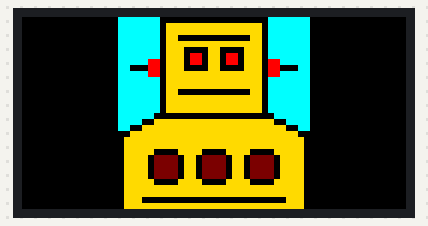
A sketch run on a simulated ESP8266 (NodeMCU). On the bench: 64×32 colour display. What the sketch prints to the serial monitor is not drawn.

Above: at 0.1 s.

The sketch:

LED-Matrix-Instructables-Display.ino
```cpp
/*******************************************************************
    Using a 64 * 32 RGB Matrix to displays the Instructables
    Mascot!
 *                                                                 *
    Written by Brian Lough
    https://www.youtube.com/channel/UCezJOfu7OtqGzd5xrP3q6WA
 *******************************************************************/

// ----------------------------
// Standard Libraries - Already Installed if you have ESP8266 set up
// ----------------------------

#include <Ticker.h>

// ----------------------------
// Additional Libraries - each one of these will need to be installed.
// ----------------------------


#include <PxMatrix.h>
// The library for controlling the LED Matrix
// Needs to be manually downloaded and installed
// https://github.com/2dom/PxMatrix


Ticker display_ticker;

// Pins for LED MATRIX
#define P_LAT 16
#define P_A 5
#define P_B 4
#define P_C 15
#define P_OE 2
#define P_D 12
#define P_E 0

// PxMATRIX display(32,16,P_LAT, P_OE,P_A,P_B,P_C);
// PxMATRIX display(64,32,P_LAT, P_OE,P_A,P_B,P_C,P_D);
PxMATRIX display(64, 32, P_LAT, P_OE, P_A, P_B, P_C, P_D, P_E);

// Some standard colors
uint16_t myRED = display.color565(255, 0, 0);
uint16_t myGREEN = display.color565(0, 255, 0);
uint16_t myBLUE = display.color565(0, 0, 255);
uint16_t myWHITE = display.color565(255, 255, 255);
uint16_t myYELLOW = display.color565(255, 255, 0);
uint16_t myCYAN = display.color565(0, 255, 255);
uint16_t myMAGENTA = display.color565(255, 0, 255);
uint16_t myBLACK = display.color565(0, 0, 0);

uint16 myCOLORS[8] = {myRED, myGREEN, myBLUE, myWHITE, myYELLOW, myCYAN, myMAGENTA, myBLACK};

// Converted using the following site: http://www.rinkydinkelectronics.com/t_imageconverter565.php
uint16_t static image[] = {
0x07FF, 0x07FF, 0x07FF, 0x07FF, 0x07FF, 0x07FF, 0x07FF, 0x0000, 0x0000, 0x0000, 0x0000, 0x0000, 0x0000, 0x0000, 0x0000, 0x0000,   // 0x0010 (16) pixels
0x0000, 0x0000, 0x0000, 0x0000, 0x0000, 0x0000, 0x0000, 0x0000, 0x0000, 0x07FF, 0x07FF, 0x07FF, 0x07FF, 0x07FF, 0x07FF, 0x07FF,   // 0x0020 (32) pixels
0x07FF, 0x07FF, 0x07FF, 0x07FF, 0x07FF, 0x07FF, 0x07FF, 0x0000, 0xFEC0, 0xFEC0, 0xFEC0, 0xFEC0, 0xFEC0, 0xFEC0, 0xFEC0, 0xFEC0,   // 0x0030 (48) pixels
0xFEC0, 0xFEC0, 0xFEC0, 0xFEC0, 0xFEC0, 0xFEC0, 0xFEC0, 0xFEC0, 0x0000, 0x07FF, 0x07FF, 0x07FF, 0x07FF, 0x07FF, 0x07FF, 0x07FF,   // 0x0040 (64) pixels
0x07FF, 0x07FF, 0x07FF, 0x07FF, 0x07FF, 0x07FF, 0x07FF, 0x0000, 0xFEC0, 0xFEC0, 0xFEC0, 0xFEC0, 0xFEC0, 0xFEC0, 0xFEC0, 0xFEC0,   // 0x0050 (80) pixels
0xFEC0, 0xFEC0, 0xFEC0, 0xFEC0, 0xFEC0, 0xFEC0, 0xFEC0, 0xFEC0, 0x0000, 0x07FF, 0x07FF, 0x07FF, 0x07FF, 0x07FF, 0x07FF, 0x07FF,   // 0x0060 (96) pixels
0x07FF, 0x07FF, 0x07FF, 0x07FF, 0x07FF, 0x07FF, 0x07FF, 0x0000, 0xFEC0, 0xFEC0, 0x0000, 0x0000, 0x0000, 0x0000, 0x0000, 0x0000,   // 0x0070 (112) pixels
0x0000, 0x0000, 0x0000, 0x0000, 0x0000, 0x0000, 0xFEC0, 0xFEC0, 0x0000, 0x07FF, 0x07FF, 0x07FF, 0x07FF, 0x07FF, 0x07FF, 0x07FF,   // 0x0080 (128) pixels
0x07FF, 0x07FF, 0x07FF, 0x07FF, 0x07FF, 0x07FF, 0x07FF, 0x0000, 0xFEC0, 0xFEC0, 0xFEC0, 0xFEC0, 0xFEC0, 0xFEC0, 0xFEC0, 0xFEC0,   // 0x0090 (144) pixels
0xFEC0, 0xFEC0, 0xFEC0, 0xFEC0, 0xFEC0, 0xFEC0, 0xFEC0, 0xFEC0, 0x0000, 0x07FF, 0x07FF, 0x07FF, 0x07FF, 0x07FF, 0x07FF, 0x07FF,   // 0x00A0 (160) pixels
0x07FF, 0x07FF, 0x07FF, 0x07FF, 0x07FF, 0x07FF, 0x07FF, 0x0000, 0xFEC0, 0xFEC0, 0xFEC0, 0x0000, 0x0000, 0x0000, 0x0000, 0xFEC0,   // 0x00B0 (176) pixels
0xFEC0, 0x0000, 0x0000, 0x0000, 0x0000, 0xFEC0, 0xFEC0, 0xFEC0, 0x0000, 0x07FF, 0x07FF, 0x07FF, 0x07FF, 0x07FF, 0x07FF, 0x07FF,   // 0x00C0 (192) pixels
0x07FF, 0x07FF, 0x07FF, 0x07FF, 0x07FF, 0x07FF, 0x07FF, 0x0000, 0xFEC0, 0xFEC0, 0xFEC0, 0x0000, 0xF800, 0xF800, 0x0000, 0xFEC0,   // 0x00D0 (208) pixels
0xFEC0, 0x0000, 0xF800, 0xF800, 0x0000, 0xFEC0, 0xFEC0, 0xFEC0, 0x0000, 0x07FF, 0x07FF, 0x07FF, 0x07FF, 0x07FF, 0x07FF, 0x07FF,   // 0x00E0 (224) pixels
0x07FF, 0x07FF, 0x07FF, 0x07FF, 0x07FF, 0xF800, 0xF800, 0x0000, 0xFEC0, 0xFEC0, 0xFEC0, 0x0000, 0xF800, 0xF800, 0x0000, 0xFEC0,   // 0x00F0 (240) pixels
0xFEC0, 0x0000, 0xF800, 0xF800, 0x0000, 0xFEC0, 0xFEC0, 0xFEC0, 0x0000, 0xF800, 0xF800, 0x07FF, 0x07FF, 0x07FF, 0x07FF, 0x07FF,   // 0x0100 (256) pixels
0x07FF, 0x07FF, 0x0000, 0x0000, 0x0000, 0xF800, 0xF800, 0x0000, 0xFEC0, 0xFEC0, 0xFEC0, 0x0000, 0x0000, 0x0000, 0x0000, 0xFEC0,   // 0x0110 (272) pixels
0xFEC0, 0x0000, 0x0000, 0x0000, 0x0000, 0xFEC0, 0xFEC0, 0xFEC0, 0x0000, 0xF800, 0xF800, 0x0000, 0x0000, 0x0000, 0x07FF, 0x07FF,   // 0x0120 (288) pixels
0x07FF, 0x07FF, 0x07FF, 0x07FF, 0x07FF, 0xF800, 0xF800, 0x0000, 0xFEC0, 0xFEC0, 0xFEC0, 0xFEC0, 0xFEC0, 0xFEC0, 0xFEC0, 0xFEC0,   // 0x0130 (304) pixels
0xFEC0, 0xFEC0, 0xFEC0, 0xFEC0, 0xFEC0, 0xFEC0, 0xFEC0, 0xFEC0, 0x0000, 0xF800, 0xF800, 0x07FF, 0x07FF, 0x07FF, 0x07FF, 0x07FF,   // 0x0140 (320) pixels
0x07FF, 0x07FF, 0x07FF, 0x07FF, 0x07FF, 0x07FF, 0x07FF, 0x0000, 0xFEC0, 0xFEC0, 0xFEC0, 0xFEC0, 0xFEC0, 0xFEC0, 0xFEC0, 0xFEC0,   // 0x0150 (336) pixels
0xFEC0, 0xFEC0, 0xFEC0, 0xFEC0, 0xFEC0, 0xFEC0, 0xFEC0, 0xFEC0, 0x0000, 0x07FF, 0x07FF, 0x07FF, 0x07FF, 0x07FF, 0x07FF, 0x07FF,   // 0x0160 (352) pixels
0x07FF, 0x07FF, 0x07FF, 0x07FF, 0x07FF, 0x07FF, 0x07FF, 0x0000, 0xFEC0, 0xFEC0, 0xFEC0, 0xFEC0, 0xFEC0, 0xFEC0, 0xFEC0, 0xFEC0,   // 0x0170 (368) pixels
0xFEC0, 0xFEC0, 0xFEC0, 0xFEC0, 0xFEC0, 0xFEC0, 0xFEC0, 0xFEC0, 0x0000, 0x07FF, 0x07FF, 0x07FF, 0x07FF, 0x07FF, 0x07FF, 0x07FF,   // 0x0180 (384) pixels
0x07FF, 0x07FF, 0x07FF, 0x07FF, 0x07FF, 0x07FF, 0x07FF, 0x0000, 0xFEC0, 0xFEC0, 0x0000, 0x0000, 0x0000, 0x0000, 0x0000, 0x0000,   // 0x0190 (400) pixels
0x0000, 0x0000, 0x0000, 0x0000, 0x0000, 0x0000, 0xFEC0, 0xFEC0, 0x0000, 0x07FF, 0x07FF, 0x07FF, 0x07FF, 0x07FF, 0x07FF, 0x07FF,   // 0x01A0 (416) pixels
0x07FF, 0x07FF, 0x07FF, 0x07FF, 0x07FF, 0x07FF, 0x07FF, 0x0000, 0xFEC0, 0xFEC0, 0xFEC0, 0xFEC0, 0xFEC0, 0xFEC0, 0xFEC0, 0xFEC0,   // 0x01B0 (432) pixels
0xFEC0, 0xFEC0, 0xFEC0, 0xFEC0, 0xFEC0, 0xFEC0, 0xFEC0, 0xFEC0, 0x0000, 0x07FF, 0x07FF, 0x07FF, 0x07FF, 0x07FF, 0x07FF, 0x07FF,   // 0x01C0 (448) pixels
0x07FF, 0x07FF, 0x07FF, 0x07FF, 0x07FF, 0x07FF, 0x07FF, 0x0000, 0xFEC0, 0xFEC0, 0xFEC0, 0xFEC0, 0xFEC0, 0xFEC0, 0xFEC0, 0xFEC0,   // 0x01D0 (464) pixels
0xFEC0, 0xFEC0, 0xFEC0, 0xFEC0, 0xFEC0, 0xFEC0, 0xFEC0, 0xFEC0, 0x0000, 0x07FF, 0x07FF, 0x07FF, 0x07FF, 0x07FF, 0x07FF, 0x07FF,   // 0x01E0 (480) pixels
0x07FF, 0x07FF, 0x07FF, 0x07FF, 0x07FF, 0x07FF, 0x07FF, 0x0000, 0xFEC0, 0xFEC0, 0xFEC0, 0xFEC0, 0xFEC0, 0xFEC0, 0xFEC0, 0xFEC0,   // 0x01F0 (496) pixels
0xFEC0, 0xFEC0, 0xFEC0, 0xFEC0, 0xFEC0, 0xFEC0, 0xFEC0, 0xFEC0, 0x0000, 0x07FF, 0x07FF, 0x07FF, 0x07FF, 0x07FF, 0x07FF, 0x07FF,   // 0x0200 (512) pixels
0x07FF, 0x07FF, 0x07FF, 0x07FF, 0x07FF, 0x07FF, 0x0000, 0x0000, 0x0000, 0x0000, 0x0000, 0x0000, 0x0000, 0x0000, 0x0000, 0x0000,   // 0x0210 (528) pixels
0x0000, 0x0000, 0x0000, 0x0000, 0x0000, 0x0000, 0x0000, 0x0000, 0x0000, 0x0000, 0x07FF, 0x07FF, 0x07FF, 0x07FF, 0x07FF, 0x07FF,   // 0x0220 (544) pixels
0x07FF, 0x07FF, 0x07FF, 0x07FF, 0x0000, 0x0000, 0xFEC0, 0xFEC0, 0xFEC0, 0xFEC0, 0xFEC0, 0xFEC0, 0xFEC0, 0xFEC0, 0xFEC0, 0xFEC0,   // 0x0230 (560) pixels
0xFEC0, 0xFEC0, 0xFEC0, 0xFEC0, 0xFEC0, 0xFEC0, 0xFEC0, 0xFEC0, 0xFEC0, 0xFEC0, 0x0000, 0x0000, 0x07FF, 0x07FF, 0x07FF, 0x07FF,   // 0x0240 (576) pixels
0x07FF, 0x07FF, 0x0000, 0x0000, 0xFEC0, 0xFEC0, 0xFEC0, 0xFEC0, 0xFEC0, 0xFEC0, 0xFEC0, 0xFEC0, 0xFEC0, 0xFEC0, 0xFEC0, 0xFEC0,   // 0x0250 (592) pixels
0xFEC0, 0xFEC0, 0xFEC0, 0xFEC0, 0xFEC0, 0xFEC0, 0xFEC0, 0xFEC0, 0xFEC0, 0xFEC0, 0xFEC0, 0xFEC0, 0x0000, 0x0000, 0x07FF, 0x07FF,   // 0x0260 (608) pixels
0x0000, 0x0000, 0xFEC0, 0xFEC0, 0xFEC0, 0xFEC0, 0xFEC0, 0xFEC0, 0xFEC0, 0xFEC0, 0xFEC0, 0xFEC0, 0xFEC0, 0xFEC0, 0xFEC0, 0xFEC0,   // 0x0270 (624) pixels
0xFEC0, 0xFEC0, 0xFEC0, 0xFEC0, 0xFEC0, 0xFEC0, 0xFEC0, 0xFEC0, 0xFEC0, 0xFEC0, 0xFEC0, 0xFEC0, 0xFEC0, 0xFEC0, 0x0000, 0x0000,   // 0x0280 (640) pixels
0x0000, 0xFEC0, 0xFEC0, 0xFEC0, 0xFEC0, 0xFEC0, 0xFEC0, 0xFEC0, 0xFEC0, 0xFEC0, 0xFEC0, 0xFEC0, 0xFEC0, 0xFEC0, 0xFEC0, 0xFEC0,   // 0x0290 (656) pixels
0xFEC0, 0xFEC0, 0xFEC0, 0xFEC0, 0xFEC0, 0xFEC0, 0xFEC0, 0xFEC0, 0xFEC0, 0xFEC0, 0xFEC0, 0xFEC0, 0xFEC0, 0xFEC0, 0xFEC0, 0x0000,   // 0x02A0 (672) pixels
0x0000, 0xFEC0, 0xFEC0, 0xFEC0, 0xFEC0, 0xFEC0, 0xFEC0, 0xFEC0, 0xFEC0, 0xFEC0, 0xFEC0, 0xFEC0, 0xFEC0, 0xFEC0, 0xFEC0, 0xFEC0,   // 0x02B0 (688) pixels
0xFEC0, 0xFEC0, 0xFEC0, 0xFEC0, 0xFEC0, 0xFEC0, 0xFEC0, 0xFEC0, 0xFEC0, 0xFEC0, 0xFEC0, 0xFEC0, 0xFEC0, 0xFEC0, 0xFEC0, 0x0000,   // 0x02C0 (704) pixels
0x0000, 0xFEC0, 0xFEC0, 0xFEC0, 0xFEC0, 0xFEC0, 0x0000, 0x0000, 0x0000, 0x0000, 0xFEC0, 0xFEC0, 0xFEC0, 0xFEC0, 0x0000, 0x0000,   // 0x02D0 (720) pixels
0x0000, 0x0000, 0xFEC0, 0xFEC0, 0xFEC0, 0xFEC0, 0x0000, 0x0000, 0x0000, 0x0000, 0xFEC0, 0xFEC0, 0xFEC0, 0xFEC0, 0xFEC0, 0x0000,   // 0x02E0 (736) pixels
0x0000, 0xFEC0, 0xFEC0, 0xFEC0, 0xFEC0, 0x0000, 0x7800, 0x7800, 0x7800, 0x7800, 0x0000, 0xFEC0, 0xFEC0, 0x0000, 0x7800, 0x7800,   // 0x02F0 (752) pixels
0x7800, 0x7800, 0x0000, 0xFEC0, 0xFEC0, 0x0000, 0x7800, 0x7800, 0x7800, 0x7800, 0x0000, 0xFEC0, 0xFEC0, 0xFEC0, 0xFEC0, 0x0000,   // 0x0300 (768) pixels
0x0000, 0xFEC0, 0xFEC0, 0xFEC0, 0xFEC0, 0x0000, 0x7800, 0x7800, 0x7800, 0x7800, 0x0000, 0xFEC0, 0xFEC0, 0x0000, 0x7800, 0x7800,   // 0x0310 (784) pixels
0x7800, 0x7800, 0x0000, 0xFEC0, 0xFEC0, 0x0000, 0x7800, 0x7800, 0x7800, 0x7800, 0x0000, 0xFEC0, 0xFEC0, 0xFEC0, 0xFEC0, 0x0000,   // 0x0320 (800) pixels
0x0000, 0xFEC0, 0xFEC0, 0xFEC0, 0xFEC0, 0x0000, 0x7800, 0x7800, 0x7800, 0x7800, 0x0000, 0xFEC0, 0xFEC0, 0x0000, 0x7800, 0x7800,   // 0x0330 (816) pixels
0x7800, 0x7800, 0x0000, 0xFEC0, 0xFEC0, 0x0000, 0x7800, 0x7800, 0x7800, 0x7800, 0x0000, 0xFEC0, 0xFEC0, 0xFEC0, 0xFEC0, 0x0000,   // 0x0340 (832) pixels
0x0000, 0xFEC0, 0xFEC0, 0xFEC0, 0xFEC0, 0x0000, 0x7800, 0x7800, 0x7800, 0x7800, 0x0000, 0xFEC0, 0xFEC0, 0x0000, 0x7800, 0x7800,   // 0x0350 (848) pixels
0x7800, 0x7800, 0x0000, 0xFEC0, 0xFEC0, 0x0000, 0x7800, 0x7800, 0x7800, 0x7800, 0x0000, 0xFEC0, 0xFEC0, 0xFEC0, 0xFEC0, 0x0000,   // 0x0360 (864) pixels
0x0000, 0xFEC0, 0xFEC0, 0xFEC0, 0xFEC0, 0xFEC0, 0x0000, 0x0000, 0x0000, 0x0000, 0xFEC0, 0xFEC0, 0xFEC0, 0xFEC0, 0x0000, 0x0000,   // 0x0370 (880) pixels
0x0000, 0x0000, 0xFEC0, 0xFEC0, 0xFEC0, 0xFEC0, 0x0000, 0x0000, 0x0000, 0x0000, 0xFEC0, 0xFEC0, 0xFEC0, 0xFEC0, 0xFEC0, 0x0000,   // 0x0380 (896) pixels
0x0000, 0xFEC0, 0xFEC0, 0xFEC0, 0xFEC0, 0xFEC0, 0xFEC0, 0xFEC0, 0xFEC0, 0xFEC0, 0xFEC0, 0xFEC0, 0xFEC0, 0xFEC0, 0xFEC0, 0xFEC0,   // 0x0390 (912) pixels
0xFEC0, 0xFEC0, 0xFEC0, 0xFEC0, 0xFEC0, 0xFEC0, 0xFEC0, 0xFEC0, 0xFEC0, 0xFEC0, 0xFEC0, 0xFEC0, 0xFEC0, 0xFEC0, 0xFEC0, 0x0000,   // 0x03A0 (928) pixels
0x0000, 0xFEC0, 0xFEC0, 0xFEC0, 0xFEC0, 0xFEC0, 0xFEC0, 0xFEC0, 0xFEC0, 0xFEC0, 0xFEC0, 0xFEC0, 0xFEC0, 0xFEC0, 0xFEC0, 0xFEC0,   // 0x03B0 (944) pixels
0xFEC0, 0xFEC0, 0xFEC0, 0xFEC0, 0xFEC0, 0xFEC0, 0xFEC0, 0xFEC0, 0xFEC0, 0xFEC0, 0xFEC0, 0xFEC0, 0xFEC0, 0xFEC0, 0xFEC0, 0x0000,   // 0x03C0 (960) pixels
0x0000, 0xFEC0, 0xFEC0, 0xFEC0, 0x0000, 0x0000, 0x0000, 0x0000, 0x0000, 0x0000, 0x0000, 0x0000, 0x0000, 0x0000, 0x0000, 0x0000,   // 0x03D0 (976) pixels
0x0000, 0x0000, 0x0000, 0x0000, 0x0000, 0x0000, 0x0000, 0x0000, 0x0000, 0x0000, 0x0000, 0x0000, 0xFEC0, 0xFEC0, 0xFEC0, 0x0000,   // 0x03E0 (992) pixels
0x0000, 0xFEC0, 0xFEC0, 0xFEC0, 0xFEC0, 0xFEC0, 0xFEC0, 0xFEC0, 0xFEC0, 0xFEC0, 0xFEC0, 0xFEC0, 0xFEC0, 0xFEC0, 0xFEC0, 0xFEC0,   // 0x03F0 (1008) pixels
0xFEC0, 0xFEC0, 0xFEC0, 0xFEC0, 0xFEC0, 0xFEC0, 0xFEC0, 0xFEC0, 0xFEC0, 0xFEC0, 0xFEC0, 0xFEC0, 0xFEC0, 0xFEC0, 0xFEC0, 0x0000,   // 0x0400 (1024) pixels
};


// ISR for display refresh
void display_updater()
{

  display.display(70);

}
void setup() {
  Serial.begin(9600);
  display.begin(16);
  display.clearDisplay();
  Serial.print("Pixel draw latency in us: ");
  unsigned long start_timer = micros();
  display.drawPixel(1, 1, 0);
  unsigned long delta_timer = micros() - start_timer;
  Serial.println(delta_timer);

  Serial.print("Display update latency in us: ");
  start_timer = micros();
  display.display(0);
  delta_timer = micros() - start_timer;
  Serial.println(delta_timer);

  display_ticker.attach(0.002, display_updater);
  yield();
  display.clearDisplay();
  drawImage(16, 0);
  delay(500);
}

void drawImage(int x, int y)
{
  int imageHeight = 32;
  int imageWidth = 32;
  int counter = 0;
  for (int yy = 0; yy < imageHeight; yy++)
  {
    for (int xx = 0; xx < imageWidth; xx++)
    {
      display.drawPixel(xx + x , yy + y, image[counter]);
      counter++;
    }
  }
}


void loop() {
}
```
